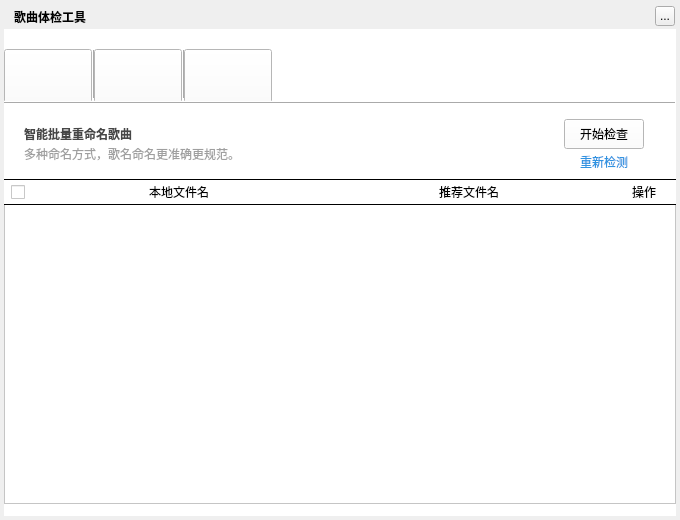
<?xml version="1.0" encoding="UTF-8"?>
<ui version="4.0">
 <class>MusicSongCheckToolsWidget</class>
 <widget class="QWidget" name="MusicSongCheckToolsWidget">
  <property name="geometry">
   <rect>
    <x>0</x>
    <y>0</y>
    <width>680</width>
    <height>520</height>
   </rect>
  </property>
  <property name="windowTitle">
   <string>网络连接测试</string>
  </property>
  <widget class="QLabel" name="background">
   <property name="geometry">
    <rect>
     <x>4</x>
     <y>4</y>
     <width>672</width>
     <height>512</height>
    </rect>
   </property>
   <property name="text">
    <string/>
   </property>
  </widget>
  <widget class="QLabel" name="topTitleName">
   <property name="geometry">
    <rect>
     <x>14</x>
     <y>4</y>
     <width>170</width>
     <height>25</height>
    </rect>
   </property>
   <property name="styleSheet">
    <string notr="true">color:&quot;#FFFFFF&quot;;font-weight:bold</string>
   </property>
   <property name="text">
    <string>歌曲体检工具</string>
   </property>
  </widget>
  <widget class="QToolButton" name="topTitleCloseButton">
   <property name="geometry">
    <rect>
     <x>655</x>
     <y>6</y>
     <width>20</width>
     <height>20</height>
    </rect>
   </property>
   <property name="text">
    <string>...</string>
   </property>
  </widget>
  <widget class="QWidget" name="backgroundMask" native="true">
   <property name="geometry">
    <rect>
     <x>4</x>
     <y>29</y>
     <width>672</width>
     <height>487</height>
    </rect>
   </property>
   <property name="styleSheet">
    <string notr="true">background:white;</string>
   </property>
   <widget class="QToolButton" name="renameButton">
    <property name="geometry">
     <rect>
      <x>0</x>
      <y>20</y>
      <width>88</width>
      <height>54</height>
     </rect>
    </property>
    <property name="text">
     <string/>
    </property>
   </widget>
   <widget class="QToolButton" name="duplicateButton">
    <property name="geometry">
     <rect>
      <x>90</x>
      <y>20</y>
      <width>88</width>
      <height>54</height>
     </rect>
    </property>
    <property name="text">
     <string/>
    </property>
   </widget>
   <widget class="QToolButton" name="qualityButton">
    <property name="geometry">
     <rect>
      <x>180</x>
      <y>20</y>
      <width>88</width>
      <height>54</height>
     </rect>
    </property>
    <property name="text">
     <string/>
    </property>
   </widget>
   <widget class="QStackedWidget" name="stackedWidget">
    <property name="geometry">
     <rect>
      <x>0</x>
      <y>75</y>
      <width>672</width>
      <height>413</height>
     </rect>
    </property>
    <property name="styleSheet">
     <string notr="true"/>
    </property>
    <property name="currentIndex">
     <number>0</number>
    </property>
    <widget class="QWidget" name="renamePage">
     <widget class="QPushButton" name="renameCheckButton">
      <property name="geometry">
       <rect>
        <x>560</x>
        <y>15</y>
        <width>80</width>
        <height>30</height>
       </rect>
      </property>
      <property name="cursor">
       <cursorShape>PointingHandCursor</cursorShape>
      </property>
      <property name="text">
       <string>开始检查</string>
      </property>
     </widget>
     <widget class="QLabel" name="renameLabel_1">
      <property name="geometry">
       <rect>
        <x>20</x>
        <y>20</y>
        <width>530</width>
        <height>20</height>
       </rect>
      </property>
      <property name="styleSheet">
       <string notr="true">font-weight:bold; color:#464646</string>
      </property>
      <property name="text">
       <string>智能批量重命名歌曲</string>
      </property>
     </widget>
     <widget class="QLabel" name="renameLabel_2">
      <property name="geometry">
       <rect>
        <x>20</x>
        <y>40</y>
        <width>530</width>
        <height>20</height>
       </rect>
      </property>
      <property name="styleSheet">
       <string notr="true">color:#9F9F9F</string>
      </property>
      <property name="text">
       <string>多种命名方式，歌名命名更准确更规范。</string>
      </property>
     </widget>
     <widget class="MusicSongCheckToolsRenameTableWidget" name="renameTableWidget">
      <property name="geometry">
       <rect>
        <x>0</x>
        <y>100</y>
        <width>672</width>
        <height>300</height>
       </rect>
      </property>
     </widget>
     <widget class="QCheckBox" name="renameSelectAllButton">
      <property name="geometry">
       <rect>
        <x>7</x>
        <y>80</y>
        <width>16</width>
        <height>16</height>
       </rect>
      </property>
      <property name="text">
       <string/>
      </property>
     </widget>
     <widget class="QLabel" name="renameLabel_3">
      <property name="geometry">
       <rect>
        <x>30</x>
        <y>80</y>
        <width>290</width>
        <height>15</height>
       </rect>
      </property>
      <property name="text">
       <string>本地文件名</string>
      </property>
      <property name="alignment">
       <set>Qt::AlignCenter</set>
      </property>
     </widget>
     <widget class="QLabel" name="renameLabel_4">
      <property name="geometry">
       <rect>
        <x>320</x>
        <y>80</y>
        <width>290</width>
        <height>15</height>
       </rect>
      </property>
      <property name="text">
       <string>推荐文件名</string>
      </property>
      <property name="alignment">
       <set>Qt::AlignCenter</set>
      </property>
     </widget>
     <widget class="QLabel" name="renameLabel_5">
      <property name="geometry">
       <rect>
        <x>610</x>
        <y>80</y>
        <width>60</width>
        <height>15</height>
       </rect>
      </property>
      <property name="text">
       <string>操作</string>
      </property>
      <property name="alignment">
       <set>Qt::AlignCenter</set>
      </property>
     </widget>
     <widget class="QFrame" name="frame_4">
      <property name="geometry">
       <rect>
        <x>0</x>
        <y>75</y>
        <width>672</width>
        <height>1</height>
       </rect>
      </property>
      <property name="frameShape">
       <enum>QFrame::HLine</enum>
      </property>
      <property name="frameShadow">
       <enum>QFrame::Plain</enum>
      </property>
     </widget>
     <widget class="QFrame" name="frame_5">
      <property name="geometry">
       <rect>
        <x>0</x>
        <y>100</y>
        <width>672</width>
        <height>1</height>
       </rect>
      </property>
      <property name="frameShape">
       <enum>QFrame::HLine</enum>
      </property>
      <property name="frameShadow">
       <enum>QFrame::Plain</enum>
      </property>
     </widget>
     <widget class="MusicGifLabelWidget" name="renameLoadingLabel">
      <property name="geometry">
       <rect>
        <x>307</x>
        <y>226</y>
        <width>58</width>
        <height>58</height>
       </rect>
      </property>
      <property name="text">
       <string/>
      </property>
     </widget>
     <widget class="MusicClickedLabel" name="renameReCheckButton">
      <property name="geometry">
       <rect>
        <x>560</x>
        <y>50</y>
        <width>80</width>
        <height>15</height>
       </rect>
      </property>
      <property name="styleSheet">
       <string notr="true">color:#2F93E1</string>
      </property>
      <property name="text">
       <string>重新检测</string>
      </property>
      <property name="alignment">
       <set>Qt::AlignCenter</set>
      </property>
     </widget>
    </widget>
    <widget class="QWidget" name="duplicatePage">
     <widget class="QPushButton" name="duplicateCheckButton">
      <property name="geometry">
       <rect>
        <x>560</x>
        <y>15</y>
        <width>80</width>
        <height>30</height>
       </rect>
      </property>
      <property name="cursor">
       <cursorShape>PointingHandCursor</cursorShape>
      </property>
      <property name="text">
       <string>开始检查</string>
      </property>
     </widget>
     <widget class="QLabel" name="duplicateLabel_1">
      <property name="geometry">
       <rect>
        <x>20</x>
        <y>20</y>
        <width>530</width>
        <height>20</height>
       </rect>
      </property>
      <property name="styleSheet">
       <string notr="true">font-weight:bold; color:#464646</string>
      </property>
      <property name="text">
       <string>扫描重复的歌曲并彻底删除</string>
      </property>
     </widget>
     <widget class="QLabel" name="duplicateLabel_2">
      <property name="geometry">
       <rect>
        <x>20</x>
        <y>40</y>
        <width>530</width>
        <height>20</height>
       </rect>
      </property>
      <property name="styleSheet">
       <string notr="true">color:#9F9F9F</string>
      </property>
      <property name="text">
       <string>清除重复歌曲，减少硬盘空间占用。</string>
      </property>
     </widget>
     <widget class="MusicClickedLabel" name="duplicateReCheckButton">
      <property name="geometry">
       <rect>
        <x>560</x>
        <y>50</y>
        <width>80</width>
        <height>15</height>
       </rect>
      </property>
      <property name="styleSheet">
       <string notr="true">color:#2F93E1</string>
      </property>
      <property name="text">
       <string>重新检测</string>
      </property>
      <property name="alignment">
       <set>Qt::AlignCenter</set>
      </property>
     </widget>
     <widget class="QLabel" name="duplicateLabel_3">
      <property name="geometry">
       <rect>
        <x>320</x>
        <y>80</y>
        <width>65</width>
        <height>15</height>
       </rect>
      </property>
      <property name="text">
       <string>时长</string>
      </property>
      <property name="alignment">
       <set>Qt::AlignCenter</set>
      </property>
     </widget>
     <widget class="MusicGifLabelWidget" name="duplicateLoadingLabel">
      <property name="geometry">
       <rect>
        <x>307</x>
        <y>226</y>
        <width>58</width>
        <height>58</height>
       </rect>
      </property>
      <property name="text">
       <string/>
      </property>
     </widget>
     <widget class="QFrame" name="frame_6">
      <property name="geometry">
       <rect>
        <x>0</x>
        <y>75</y>
        <width>672</width>
        <height>1</height>
       </rect>
      </property>
      <property name="frameShape">
       <enum>QFrame::HLine</enum>
      </property>
      <property name="frameShadow">
       <enum>QFrame::Plain</enum>
      </property>
     </widget>
     <widget class="QFrame" name="frame_7">
      <property name="geometry">
       <rect>
        <x>0</x>
        <y>100</y>
        <width>672</width>
        <height>1</height>
       </rect>
      </property>
      <property name="frameShape">
       <enum>QFrame::HLine</enum>
      </property>
      <property name="frameShadow">
       <enum>QFrame::Plain</enum>
      </property>
     </widget>
     <widget class="QLabel" name="duplicateLabel_5">
      <property name="geometry">
       <rect>
        <x>30</x>
        <y>80</y>
        <width>290</width>
        <height>15</height>
       </rect>
      </property>
      <property name="text">
       <string>歌曲名称</string>
      </property>
      <property name="alignment">
       <set>Qt::AlignCenter</set>
      </property>
     </widget>
     <widget class="QCheckBox" name="duplicateSelectAllButton">
      <property name="geometry">
       <rect>
        <x>7</x>
        <y>80</y>
        <width>16</width>
        <height>16</height>
       </rect>
      </property>
      <property name="text">
       <string/>
      </property>
     </widget>
     <widget class="MusicSongCheckToolsDuplicateTableWidget" name="duplicateTableWidget">
      <property name="geometry">
       <rect>
        <x>0</x>
        <y>100</y>
        <width>672</width>
        <height>300</height>
       </rect>
      </property>
     </widget>
     <widget class="QLabel" name="duplicateLabel_4">
      <property name="geometry">
       <rect>
        <x>385</x>
        <y>80</y>
        <width>65</width>
        <height>15</height>
       </rect>
      </property>
      <property name="text">
       <string>大小</string>
      </property>
      <property name="alignment">
       <set>Qt::AlignCenter</set>
      </property>
     </widget>
     <widget class="QLabel" name="duplicateLabel_6">
      <property name="geometry">
       <rect>
        <x>450</x>
        <y>80</y>
        <width>80</width>
        <height>15</height>
       </rect>
      </property>
      <property name="text">
       <string>码率</string>
      </property>
      <property name="alignment">
       <set>Qt::AlignCenter</set>
      </property>
     </widget>
     <widget class="QLabel" name="duplicateLabel_7">
      <property name="geometry">
       <rect>
        <x>530</x>
        <y>80</y>
        <width>80</width>
        <height>15</height>
       </rect>
      </property>
      <property name="text">
       <string>播放</string>
      </property>
      <property name="alignment">
       <set>Qt::AlignCenter</set>
      </property>
     </widget>
     <widget class="QLabel" name="duplicateLabel_8">
      <property name="geometry">
       <rect>
        <x>610</x>
        <y>80</y>
        <width>60</width>
        <height>15</height>
       </rect>
      </property>
      <property name="text">
       <string>操作</string>
      </property>
      <property name="alignment">
       <set>Qt::AlignCenter</set>
      </property>
     </widget>
     <zorder>duplicateCheckButton</zorder>
     <zorder>duplicateLabel_1</zorder>
     <zorder>duplicateLabel_2</zorder>
     <zorder>duplicateReCheckButton</zorder>
     <zorder>duplicateLabel_3</zorder>
     <zorder>frame_6</zorder>
     <zorder>duplicateLabel_5</zorder>
     <zorder>duplicateSelectAllButton</zorder>
     <zorder>duplicateTableWidget</zorder>
     <zorder>duplicateLoadingLabel</zorder>
     <zorder>frame_7</zorder>
     <zorder>duplicateLabel_4</zorder>
     <zorder>duplicateLabel_6</zorder>
     <zorder>duplicateLabel_7</zorder>
     <zorder>duplicateLabel_8</zorder>
    </widget>
    <widget class="QWidget" name="qualityPage">
     <widget class="QLabel" name="qualityLabel_2">
      <property name="geometry">
       <rect>
        <x>20</x>
        <y>40</y>
        <width>530</width>
        <height>20</height>
       </rect>
      </property>
      <property name="styleSheet">
       <string notr="true">color:#9F9F9F</string>
      </property>
      <property name="text">
       <string>为您精心挑选优质音乐文件。</string>
      </property>
     </widget>
     <widget class="QLabel" name="qualityLabel_1">
      <property name="geometry">
       <rect>
        <x>20</x>
        <y>20</y>
        <width>530</width>
        <height>20</height>
       </rect>
      </property>
      <property name="styleSheet">
       <string notr="true">font-weight:bold; color:#464646</string>
      </property>
      <property name="text">
       <string>自动检测歌曲音质优劣</string>
      </property>
     </widget>
     <widget class="QPushButton" name="qualityCheckButton">
      <property name="geometry">
       <rect>
        <x>560</x>
        <y>15</y>
        <width>80</width>
        <height>30</height>
       </rect>
      </property>
      <property name="cursor">
       <cursorShape>PointingHandCursor</cursorShape>
      </property>
      <property name="text">
       <string>开始检查</string>
      </property>
     </widget>
     <widget class="MusicClickedLabel" name="qualityReCheckButton">
      <property name="geometry">
       <rect>
        <x>560</x>
        <y>50</y>
        <width>80</width>
        <height>15</height>
       </rect>
      </property>
      <property name="styleSheet">
       <string notr="true">color:#2F93E1</string>
      </property>
      <property name="text">
       <string>重新检测</string>
      </property>
      <property name="alignment">
       <set>Qt::AlignCenter</set>
      </property>
     </widget>
     <widget class="QFrame" name="frame_8">
      <property name="geometry">
       <rect>
        <x>0</x>
        <y>100</y>
        <width>672</width>
        <height>1</height>
       </rect>
      </property>
      <property name="frameShape">
       <enum>QFrame::HLine</enum>
      </property>
      <property name="frameShadow">
       <enum>QFrame::Plain</enum>
      </property>
     </widget>
     <widget class="QFrame" name="frame_9">
      <property name="geometry">
       <rect>
        <x>0</x>
        <y>75</y>
        <width>672</width>
        <height>1</height>
       </rect>
      </property>
      <property name="frameShape">
       <enum>QFrame::HLine</enum>
      </property>
      <property name="frameShadow">
       <enum>QFrame::Plain</enum>
      </property>
     </widget>
     <widget class="MusicSongCheckToolsQualityTableWidget" name="qualityTableWidget">
      <property name="geometry">
       <rect>
        <x>0</x>
        <y>100</y>
        <width>672</width>
        <height>300</height>
       </rect>
      </property>
     </widget>
     <widget class="MusicGifLabelWidget" name="qualityLoadingLabel">
      <property name="geometry">
       <rect>
        <x>307</x>
        <y>226</y>
        <width>58</width>
        <height>58</height>
       </rect>
      </property>
      <property name="text">
       <string/>
      </property>
     </widget>
     <widget class="QLabel" name="qualityLabel_3">
      <property name="geometry">
       <rect>
        <x>0</x>
        <y>80</y>
        <width>250</width>
        <height>15</height>
       </rect>
      </property>
      <property name="text">
       <string>歌曲名称</string>
      </property>
      <property name="alignment">
       <set>Qt::AlignCenter</set>
      </property>
     </widget>
     <widget class="QLabel" name="qualityLabel_8">
      <property name="geometry">
       <rect>
        <x>530</x>
        <y>80</y>
        <width>80</width>
        <height>15</height>
       </rect>
      </property>
      <property name="text">
       <string>播放</string>
      </property>
      <property name="alignment">
       <set>Qt::AlignCenter</set>
      </property>
     </widget>
     <widget class="QLabel" name="qualityLabel_6">
      <property name="geometry">
       <rect>
        <x>380</x>
        <y>80</y>
        <width>80</width>
        <height>15</height>
       </rect>
      </property>
      <property name="text">
       <string>码率</string>
      </property>
      <property name="alignment">
       <set>Qt::AlignCenter</set>
      </property>
     </widget>
     <widget class="QLabel" name="qualityLabel_9">
      <property name="geometry">
       <rect>
        <x>610</x>
        <y>80</y>
        <width>60</width>
        <height>15</height>
       </rect>
      </property>
      <property name="text">
       <string>操作</string>
      </property>
      <property name="alignment">
       <set>Qt::AlignCenter</set>
      </property>
     </widget>
     <widget class="QLabel" name="qualityLabel_4">
      <property name="geometry">
       <rect>
        <x>250</x>
        <y>80</y>
        <width>65</width>
        <height>15</height>
       </rect>
      </property>
      <property name="text">
       <string>时长</string>
      </property>
      <property name="alignment">
       <set>Qt::AlignCenter</set>
      </property>
     </widget>
     <widget class="QLabel" name="qualityLabel_5">
      <property name="geometry">
       <rect>
        <x>315</x>
        <y>80</y>
        <width>65</width>
        <height>15</height>
       </rect>
      </property>
      <property name="text">
       <string>大小</string>
      </property>
      <property name="alignment">
       <set>Qt::AlignCenter</set>
      </property>
     </widget>
     <widget class="QLabel" name="qualityLabel_7">
      <property name="geometry">
       <rect>
        <x>460</x>
        <y>80</y>
        <width>70</width>
        <height>15</height>
       </rect>
      </property>
      <property name="text">
       <string>音质评价</string>
      </property>
      <property name="alignment">
       <set>Qt::AlignCenter</set>
      </property>
     </widget>
     <zorder>qualityLabel_2</zorder>
     <zorder>qualityLabel_1</zorder>
     <zorder>qualityCheckButton</zorder>
     <zorder>qualityReCheckButton</zorder>
     <zorder>qualityTableWidget</zorder>
     <zorder>qualityLabel_3</zorder>
     <zorder>frame_9</zorder>
     <zorder>frame_8</zorder>
     <zorder>qualityLoadingLabel</zorder>
     <zorder>qualityLabel_8</zorder>
     <zorder>qualityLabel_6</zorder>
     <zorder>qualityLabel_9</zorder>
     <zorder>qualityLabel_4</zorder>
     <zorder>qualityLabel_5</zorder>
     <zorder>qualityLabel_7</zorder>
    </widget>
   </widget>
   <widget class="QFrame" name="frame">
    <property name="geometry">
     <rect>
      <x>0</x>
      <y>72</y>
      <width>672</width>
      <height>2</height>
     </rect>
    </property>
    <property name="frameShape">
     <enum>QFrame::HLine</enum>
    </property>
    <property name="frameShadow">
     <enum>QFrame::Raised</enum>
    </property>
   </widget>
   <widget class="QFrame" name="frame_2">
    <property name="geometry">
     <rect>
      <x>88</x>
      <y>20</y>
      <width>2</width>
      <height>50</height>
     </rect>
    </property>
    <property name="frameShape">
     <enum>QFrame::VLine</enum>
    </property>
    <property name="frameShadow">
     <enum>QFrame::Raised</enum>
    </property>
   </widget>
   <widget class="QFrame" name="frame_3">
    <property name="geometry">
     <rect>
      <x>178</x>
      <y>20</y>
      <width>2</width>
      <height>50</height>
     </rect>
    </property>
    <property name="frameShape">
     <enum>QFrame::VLine</enum>
    </property>
    <property name="frameShadow">
     <enum>QFrame::Raised</enum>
    </property>
   </widget>
   <widget class="MusicSongItemSelectedAreaWidget" name="selectedAreaWidget" native="true">
    <property name="geometry">
     <rect>
      <x>485</x>
      <y>32</y>
      <width>175</width>
      <height>25</height>
     </rect>
    </property>
   </widget>
  </widget>
  <zorder>background</zorder>
  <zorder>backgroundMask</zorder>
  <zorder>topTitleName</zorder>
  <zorder>topTitleCloseButton</zorder>
 </widget>
 <customwidgets>
  <customwidget>
   <class>MusicClickedLabel</class>
   <extends>QLabel</extends>
   <header>musicclickedlabel.h</header>
   <container>1</container>
  </customwidget>
  <customwidget>
   <class>MusicSongItemSelectedAreaWidget</class>
   <extends>QWidget</extends>
   <header>musicsongitemselectedareawidget.h</header>
   <container>1</container>
  </customwidget>
  <customwidget>
   <class>MusicGifLabelWidget</class>
   <extends>QLabel</extends>
   <header>musicgiflabelwidget.h</header>
  </customwidget>
  <customwidget>
   <class>MusicSongCheckToolsRenameTableWidget</class>
   <extends>QTableWidget</extends>
   <header>musicsongchecktoolstablewidget.h</header>
  </customwidget>
  <customwidget>
   <class>MusicSongCheckToolsDuplicateTableWidget</class>
   <extends>QTableWidget</extends>
   <header>musicsongchecktoolstablewidget.h</header>
  </customwidget>
  <customwidget>
   <class>MusicSongCheckToolsQualityTableWidget</class>
   <extends>QTableWidget</extends>
   <header>musicsongchecktoolstablewidget.h</header>
  </customwidget>
 </customwidgets>
 <resources/>
 <connections/>
</ui>
